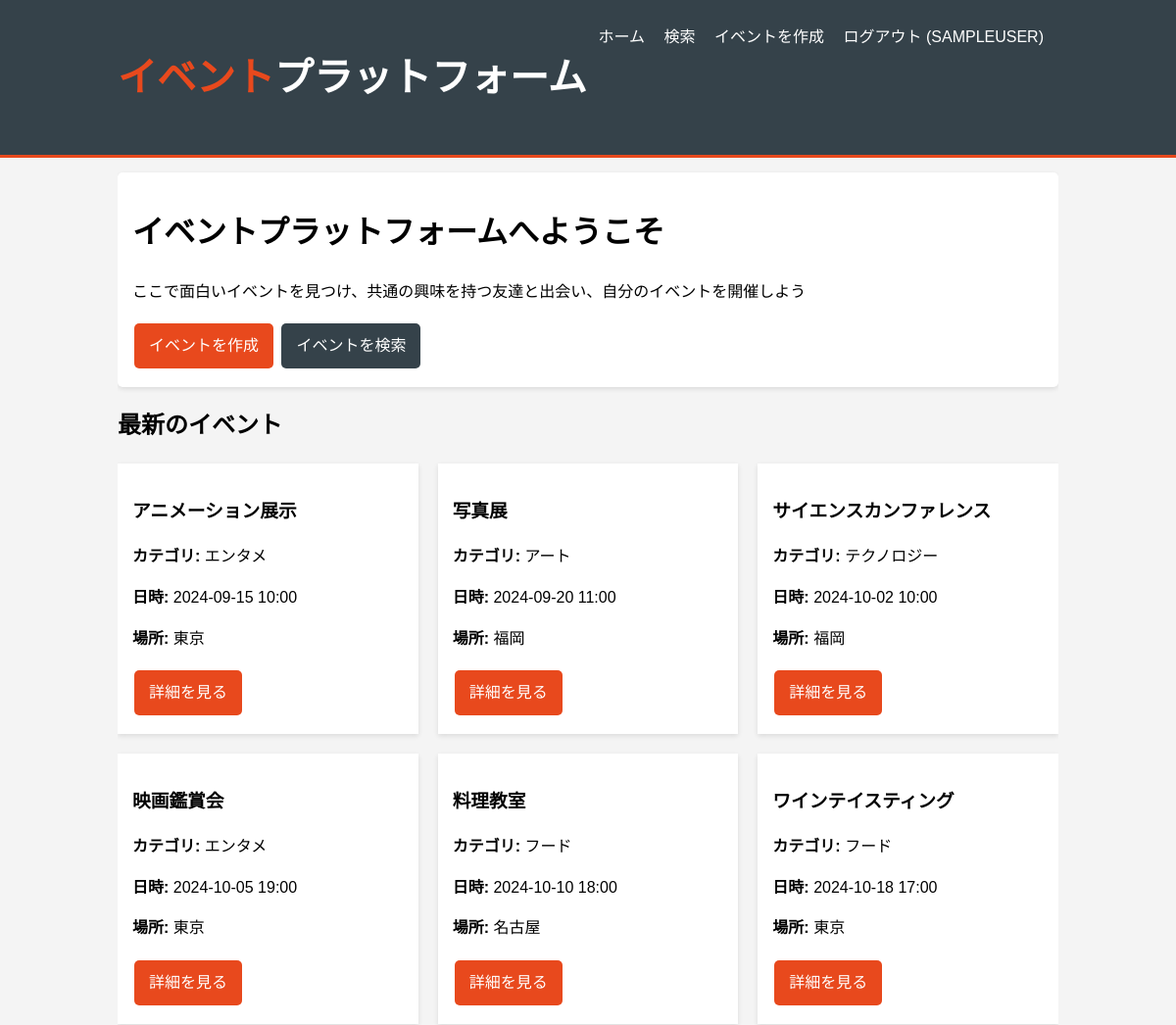
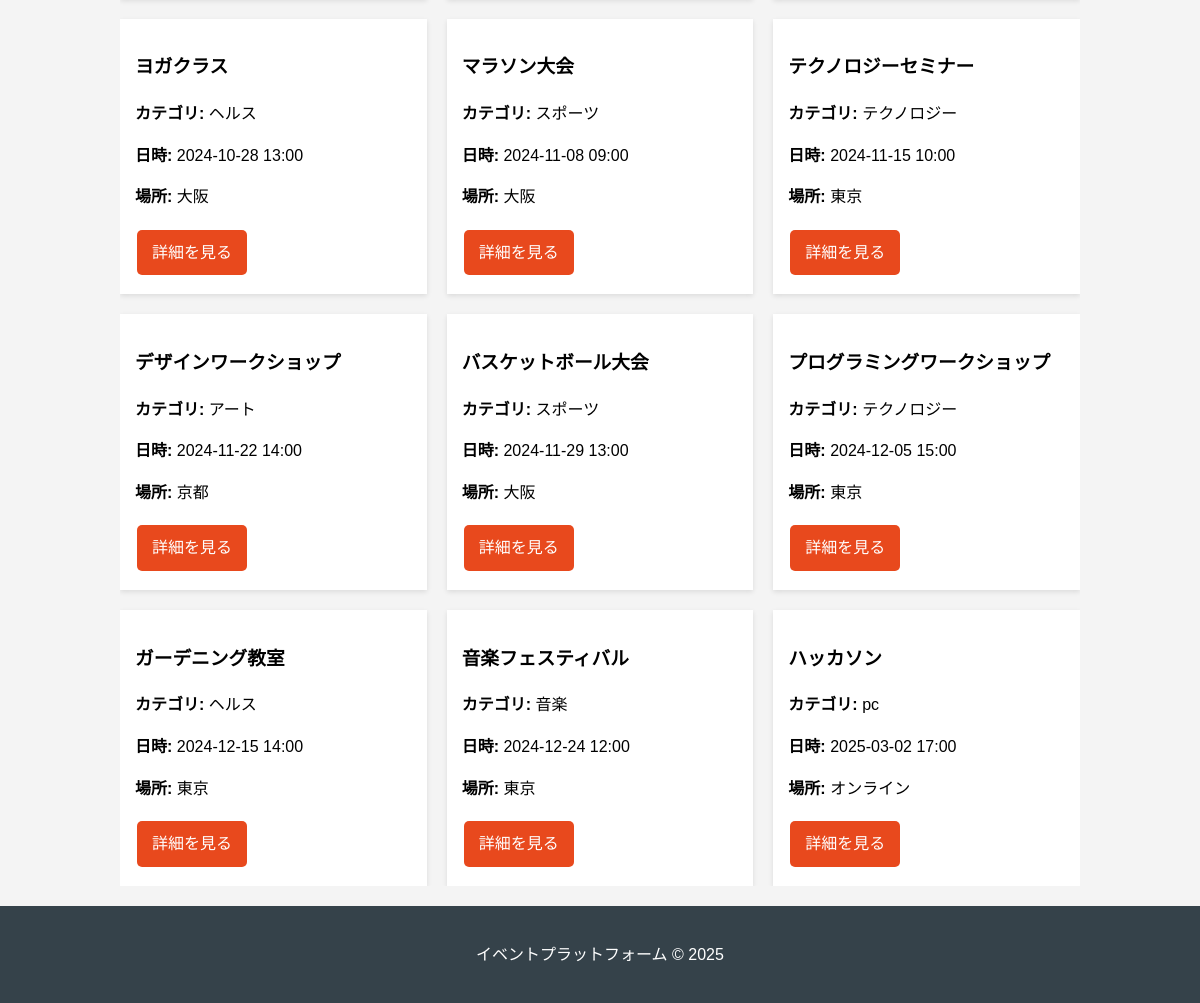
Screenshot of / (signed in) with the database file from the repository (2 pictures, top to bottom).
### app.py (models this page shows)
class Event(db.Model):
    id = db.Column(db.Integer, primary_key=True)
    title = db.Column(db.String(100), nullable=False)
    description = db.Column(db.Text, nullable=False)
    location = db.Column(db.String(100), nullable=False)
    date = db.Column(db.DateTime, nullable=False)
    category = db.Column(db.String(50), nullable=False)
    user_id = db.Column(db.Integer, db.ForeignKey('user.id'), nullable=False)
    image_filename = db.Column(db.String(255), nullable=True) # 画像ファイル名を追加
    comments = db.relationship('Comment', backref='event', lazy=True)
    participants = db.relationship('Participant', backref='event', lazy=True)

### app.py (the view)
@app.route('/')
def index():
    events = Event.query.order_by(Event.date).all()
    return render_template('index.html', events=events)

### templates/index.html
{% extends "layout.html" %}
{% block content %}
    <div class="card">
        <h1>イベントプラットフォームへようこそ</h1>
        <p>ここで面白いイベントを見つけ、共通の興味を持つ友達と出会い、自分のイベントを開催しよう</p>
        <a href="{{ url_for('create_event') }}" class="btn">イベントを作成</a>
        <a href="{{ url_for('search') }}" class="btn" style="background:#35424a;">イベントを検索</a>
    </div>
    <h2>最新のイベント</h2>
    <div class="event-grid">
        {% for event in events %}
            <div class="event-card">
                <h3>{{ event.title }}</h3>
                <p><strong>カテゴリ:</strong> {{ event.category }}</p>
                <p><strong>日時:</strong> {{ event.date.strftime('%Y-%m-%d %H:%M') }}</p>
                <p><strong>場所:</strong> {{ event.location }}</p>
                <a href="{{ url_for('event_detail', event_id=event.id) }}" class="btn">詳細を見る</a>
            </div>
        {% else %}
            <p>現在、開催中のイベントはありません。</p>
        {% endfor %}
    </div>
{% endblock %}

### static/style.css (style rules this page uses)
body { font-family: Arial, sans-serif; margin: 20px; background-color: #f4f4f4; }
.card { background-color: #fff; padding: 20px; margin-bottom: 20px; border-radius: 5px; box-shadow: 0 2px 5px rgba(0, 0, 0, 0.1); }
.btn { background-color: #5cb85c; border: none; color: white; padding: 10px 20px; text-align: center; text-decoration: none; display: inline-block; font-size: 16px; margin: 4px 2px; cursor: pointer; border-radius: 5px; }

### templates/layout.html (style rules this page uses)
body { font-family: Arial, sans-serif; margin: 0; padding: 0; background-color: #f4f4f4; line-height: 1.6; }
.card { background: white; padding: 15px; margin: 15px 0; box-shadow: 0 2px 5px rgba(0,0,0,0.1); }
.btn { display: inline-block; background: #e8491d; color: white; padding: 10px 15px; border: none; cursor: pointer; text-decoration: none; }
.event-grid { display: grid; grid-template-columns: repeat(auto-fill, minmax(300px, 1fr)); grid-gap: 20px; }
.event-card { background: white; padding: 15px; box-shadow: 0 2px 5px rgba(0,0,0,0.1); }

### rows the page displays
Event: title "アニメーション展示", category "エンタメ", date "2024-09-15 10:00", location "東京"
Event: title "写真展", category "アート", date "2024-09-20 11:00", location "福岡"
Event: title "サイエンスカンファレンス", category "テクノロジー", date "2024-10-02 10:00", location "福岡"
Event: title "映画鑑賞会", category "エンタメ", date "2024-10-05 19:00", location "東京"
Event: title "料理教室", category "フード", date "2024-10-10 18:00", location "名古屋"
Event: title "ワインテイスティング", category "フード", date "2024-10-18 17:00", location "東京"
Event: title "ヨガクラス", category "ヘルス", date "2024-10-28 13:00", location "大阪"
Event: title "マラソン大会", category "スポーツ", date "2024-11-08 09:00", location "大阪"
Event: title "テクノロジーセミナー", category "テクノロジー", date "2024-11-15 10:00", location "東京"
Event: title "デザインワークショップ", category "アート", date "2024-11-22 14:00", location "京都"
Event: title "バスケットボール大会", category "スポーツ", date "2024-11-29 13:00", location "大阪"
Event: title "プログラミングワークショップ", category "テクノロジー", date "2024-12-05 15:00", location "東京"
Event: title "ガーデニング教室", category "ヘルス", date "2024-12-15 14:00", location "東京"
Event: title "音楽フェスティバル", category "音楽", date "2024-12-24 12:00", location "東京"
Event: title "ハッカソン", category "pc", date "2025-03-02 17:00", location "オンライン"

### other values shown
{{ session['username'] }} "SAMPLEUSER"
